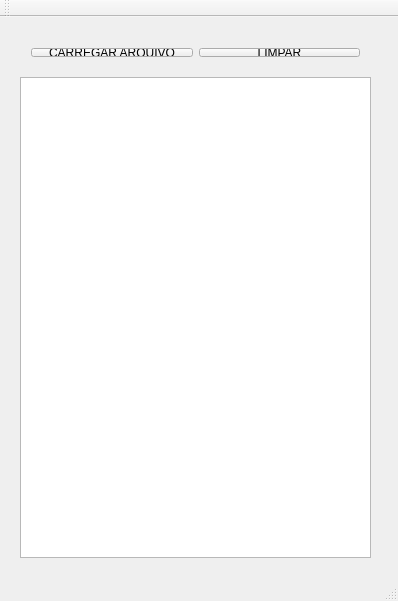
<?xml version="1.0" encoding="UTF-8"?>
<ui version="4.0">
 <class>MainWindow</class>
 <widget class="QMainWindow" name="MainWindow">
  <property name="geometry">
   <rect>
    <x>0</x>
    <y>0</y>
    <width>398</width>
    <height>601</height>
   </rect>
  </property>
  <property name="windowTitle">
   <string>MainWindow</string>
  </property>
  <widget class="QWidget" name="centralWidget">
   <widget class="QWidget" name="layoutWidget">
    <property name="geometry">
     <rect>
      <x>20</x>
      <y>20</y>
      <width>351</width>
      <height>31</height>
     </rect>
    </property>
    <layout class="QHBoxLayout" name="horizontalLayout">
     <item>
      <widget class="QPushButton" name="pushButton_CarregarArquivo">
       <property name="text">
        <string>CARREGAR ARQUIVO</string>
       </property>
      </widget>
     </item>
     <item>
      <widget class="QPushButton" name="pushButton_Limpar">
       <property name="text">
        <string>LIMPAR</string>
       </property>
      </widget>
     </item>
    </layout>
   </widget>
   <widget class="QListWidget" name="listWidget_MostrarLista">
    <property name="geometry">
     <rect>
      <x>20</x>
      <y>60</y>
      <width>351</width>
      <height>481</height>
     </rect>
    </property>
   </widget>
  </widget>
  <widget class="QMenuBar" name="menuBar">
   <property name="geometry">
    <rect>
     <x>0</x>
     <y>0</y>
     <width>398</width>
     <height>21</height>
    </rect>
   </property>
  </widget>
  <widget class="QToolBar" name="mainToolBar">
   <attribute name="toolBarArea">
    <enum>TopToolBarArea</enum>
   </attribute>
   <attribute name="toolBarBreak">
    <bool>false</bool>
   </attribute>
  </widget>
  <widget class="QStatusBar" name="statusBar"/>
 </widget>
 <layoutdefault spacing="6" margin="11"/>
 <resources/>
 <connections/>
</ui>
